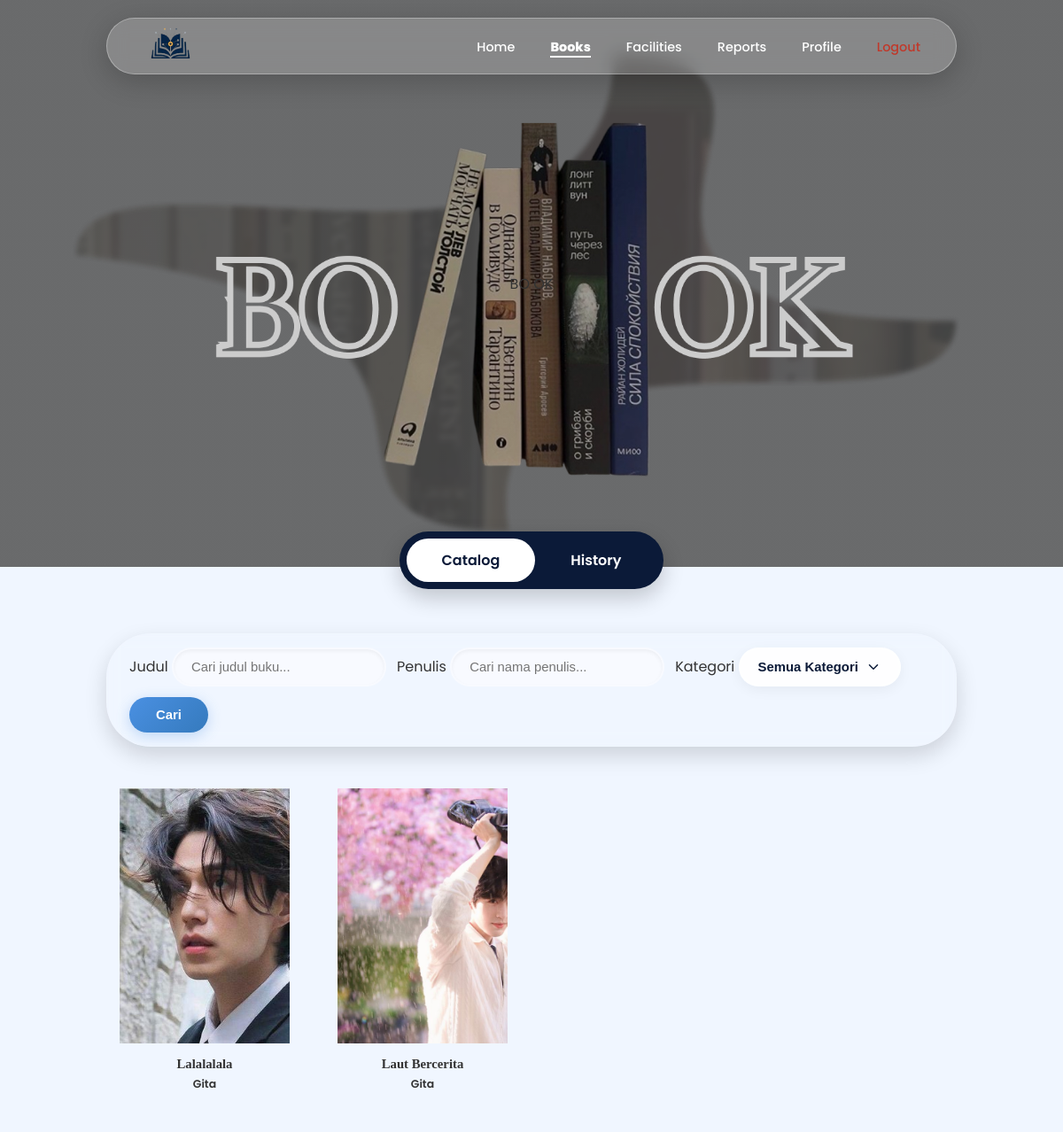
The page /user/anggota/books.php (signed in) on the database its author committed.
### tables this page shows
CREATE TABLE `buku` (
  `id_buku` varchar(36) NOT NULL DEFAULT uuid(),
  `barcode` varchar(50) NOT NULL,
  `judul` varchar(255) NOT NULL,
  `pengarang` varchar(255) NOT NULL,
  `kategori` varchar(100) DEFAULT NULL,
  `tahun_terbit` int(11) DEFAULT NULL,
  `status` enum('tersedia','dipinjam','rusak','hilang') NOT NULL DEFAULT 'tersedia',
  `stok` int(11) DEFAULT NULL,
  `cover_url` varchar(255) DEFAULT NULL,
  `foto_pengarang` varchar(255) DEFAULT NULL,
  `isbn` varchar(20) DEFAULT NULL,
  `edisi` varchar(50) DEFAULT NULL,
  `deskripsi` text DEFAULT NULL
);

### user/anggota/books.php (the view, shortened to what this page needs)
<?php
require "../regis/koneksi.php";
$tab = isset($_GET["tab"]) && $_GET["tab"] === "history" ? "history" : "catalog";
$search_judul    = trim($_GET["judul"] ?? "");
$search_penulis  = trim($_GET["penulis"] ?? "");
$page            = max(1, (int)($_GET["page"] ?? 1));
$per_page        = 8;
$offset          = ($page - 1) * $per_page;
$res = $conn->query("SELECT DISTINCT kategori FROM buku WHERE kategori IS NOT NULL ORDER BY kategori");
$where  = "WHERE 1=1";
$params = [];
$types  = "";
$catalog = [];
$catalog_query = "
    SELECT b.id_buku, b.judul, b.pengarang, b.kategori,
           b.cover_url, b.status, b.stok
    FROM buku b
    $where
    ORDER BY b.judul ASC
    LIMIT $per_page OFFSET $offset
";
if (!empty($params)) {
    $stmt = $conn->prepare($catalog_query);
    $stmt->bind_param($types, ...$params);
    $stmt->execute();
    $res = $stmt->get_result();
    $stmt->close();
} else {
    $res = $conn->query($catalog_query);
}
while ($row = $res->fetch_assoc()) {
    $catalog[] = $row;
}
function cover($url)
{
    return !empty($url) ? htmlspecialchars($url) : "aset/no-cover.png";
}
?>
<!DOCTYPE html>
<html lang="id">
<head>
    <link rel="stylesheet" href="css/books.css">
</head>
<body>
    <nav class="navbar">
        <div class="nav-logo"><img src="aset/img/logo.png" alt="GiMi Logo"></div>
        <ul class="nav-links">
            <li><a href="dashboard.php">Home</a></li>
            <li><a href="books.php" class="active">Books</a></li>
            <li><a href="facilities.php">Facilities</a></li>
            <li><a href="reports.php">Reports</a></li>
            <li><a href="profile.php">Profile</a></li>
            <li>
                <a href="../regis/logout.php" style="color:#c0392b;">Logout</a>
            </li>
        </ul>
    </nav>
    <section class="hero-books">
        <div class="hero-title">
            <span class="hero-bo">BO</span>
            <span class="hero-ok">OK</span>
        </div>
    </section>
    <div class="tab-toggle">
        <a href="books.php?tab=catalog" class="tab-btn <?= $tab === 'catalog' ? 'active' : '' ?>">Catalog</a>
        <a href="books.php?tab=history" class="tab-btn <?= $tab === 'history' ? 'active' : '' ?>">History</a>
    </div>
    <?php if ($tab === "catalog"): ?>
        <section class="catalog-section">
            <form method="GET" action="books.php" class="filter-bar">
                <div class="filter-group">
                    <label>Judul</label>
                    <input type="text" name="judul" placeholder="Cari judul buku..."
                        value="<?= htmlspecialchars($search_judul) ?>">
                </div>
                <div class="filter-group">
                    <label>Penulis</label>
                    <input type="text" name="penulis" placeholder="Cari nama penulis..."
                        value="<?= htmlspecialchars($search_penulis) ?>"
                        list="datalist-penulis" autocomplete="off">
                </div>
                <div class="filter-group">
                    <label>Kategori</label>
                    <select name="kategori">
                        <option value="">Semua Kategori</option>
                    </select>
                </div>
                <div class="filter-actions">
                    <button type="submit" class="btn-search">Cari</button>
                </div>
            </form>
            <?php if (empty($catalog)): ?>
                <p class="empty-state">Tidak ada buku ditemukan.</p>
            <?php else: ?>
                <div class="book-grid">
                    <?php foreach ($catalog as $bk): ?>
                        <div class="book-card" onclick="openDetailModal(
            '<?= htmlspecialchars($bk['id_buku']) ?>',
            '<?= htmlspecialchars(addslashes($bk['judul'])) ?>',
            '<?= htmlspecialchars(addslashes($bk['pengarang'])) ?>',
            '<?= cover($bk['cover_url']) ?>',
            '<?= $bk['status'] ?>'
        )">
                            <div class="book-cover">
                                <img src="<?= cover($bk['cover_url']) ?>"
                                    alt="<?= htmlspecialchars($bk['judul']) ?>"
                                    onerror="this.src='aset/no-cover.png'">
                            </div>
                            <div class="book-meta">
                                <h4><?= htmlspecialchars($bk['judul']) ?></h4>
                                <p><?= htmlspecialchars($bk['pengarang']) ?></p>
                            </div>
                        </div>
                    <?php endforeach; ?>
                </div>
            <?php endif; ?>
        </section>
    <?php endif; ?>
</body>
</html>

### rows shown on the page
buku: cover_url (picture), judul "Lalalalala", pengarang "Gita"
buku: cover_url (picture), judul "Laut Bercerita", pengarang "Gita"
